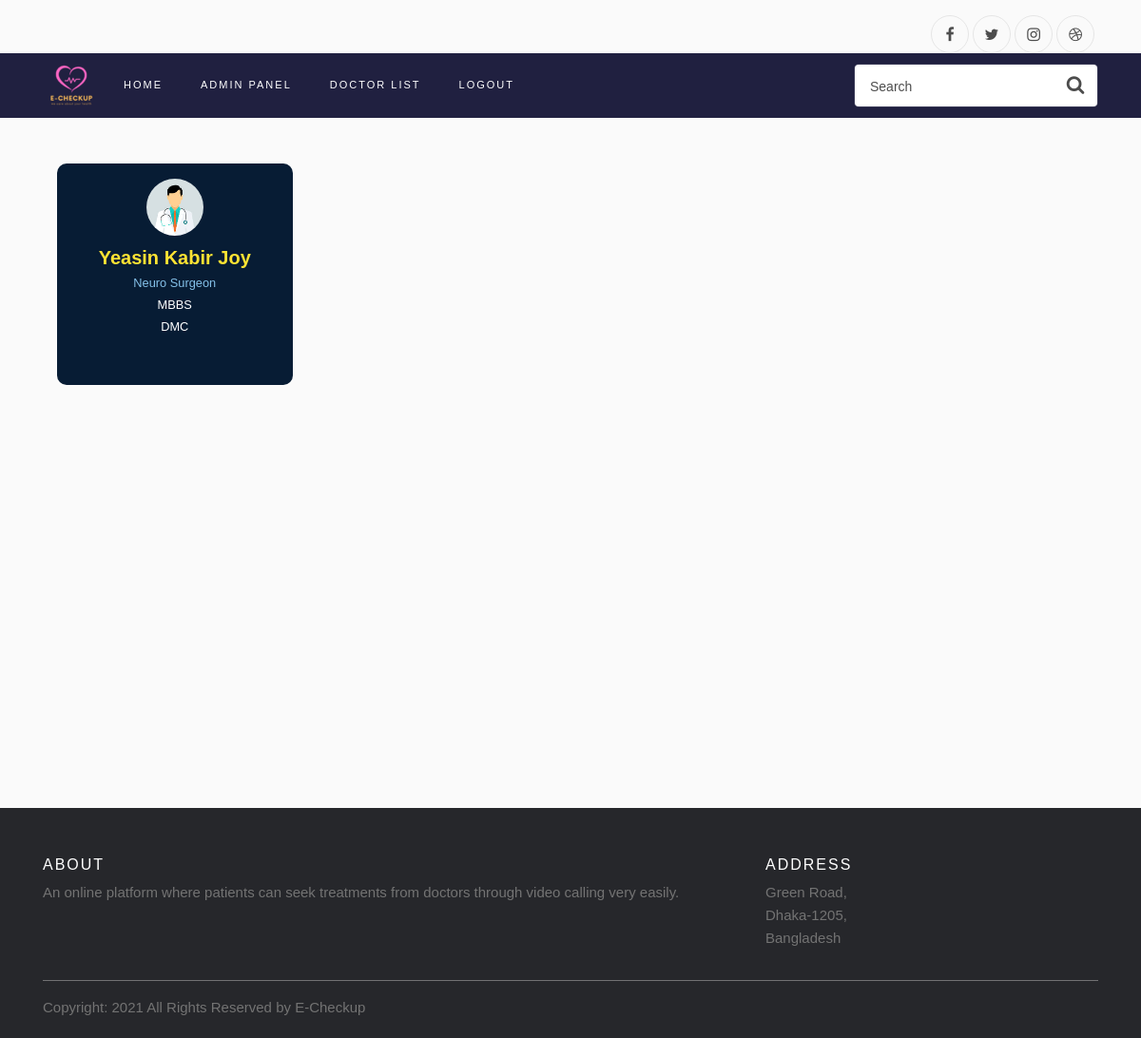
The app's page /doctor_list/ (signed in) with its own data.
### userManagement/models.py (models this page shows, shortened)
class DoctorProfile(models.Model):
    image = models.ImageField(upload_to='doctor/', blank=True, null=True, default="doctor/default_icon.png",)
    user = models.ForeignKey(User, default=None, on_delete=models.CASCADE)
    name = models.CharField(max_length=50,blank=True,null=True)
    email = models.EmailField(blank=True,null=True)
    status = models.BooleanField(blank=True,null=True,default=True)
    degree = models.CharField(max_length=500,blank=True,null=True)
    hospital_name = models.CharField(max_length=100,blank=True,null=True)
    speciality = models.CharField(max_length=100,blank=True,null=True)
    day = models.CharField(max_length=50, blank=True, null=True)
    time = models.CharField(max_length=50, blank=True, null=True)
    def create_user_profile(sender, instance, created, **kwargs):
        if created and instance.type == Types.Doctor:
            DoctorProfile.objects.create(user=instance)
    post_save.connect(create_user_profile, sender=Doctor)

### userManagement/views.py (the view)
# urls.py: path('doctor_list/',userView.doctor_list,name='doctor_list'),
def doctor_list(request):
    if request.method == "POST":
        doctors = DoctorProfile.objects.filter(Q(name__icontains=request.POST['search']) | Q(speciality__icontains=request.POST['search']) | Q(hospital_name__icontains=request.POST['search']))
    else:
        doctors = DoctorProfile.objects.all()
    context={
        'doctors':doctors
    }
    return render(request, 'userManagement/doctorList.html', context)

### userManagement/context.py (called while the page is built, shortened)
def verifiedUser(request):
    usertype = ''
    userStatus=''
    if request.user.is_authenticated:
        if request.user.type == 'DOCTOR':
            usertype = 'DOCTOR'
        else:
            usertype = "ADMIN"
    context = {
        'userStatus': userStatus,
        'usertype' : usertype
    }
    return context

### templates/userManagement/doctorList.html (shortened to what this page needs)
{% extends 'base.html' %}
{% load static %}
{% block content %}
    <div class="container mt-5 mb-5">
        <div class="row g-2">
            {% for d in  doctors %}
                {% if  d.name is not None %}
                    <div class="col-md-3" style="margin-bottom: 10px;">
                        <div class="card p-2 py-3 text-center" style="background: #071c34; height: 100%; color:white;">
                            <div class="img mb-2"><img src="{{ d.image.url }}" width="60" height="60"
                                                       class="rounded-circle"></div>
                            <h5 class="mb-0" style="color: #FFE333 "><b>{{ d.name }}</b></h5> <small style="color:#85C1E9;">{{ d.speciality }}</small>
                            <small>{{ d.degree }}</small>
                            <small>{{ d.hospital_name }}</small>
                        </div>
                    </div>
                {% endif %}
            {% endfor %}
        </div>
    </div>
{% endblock content %}

### templates/base.html (style rules this page uses)
.card { border: none; border-radius: 10px; transition: all 1s; cursor: pointer; margin-bottom: 10px; }

### records on screen
DoctorProfile: image (picture), name "Yeasin Kabir Joy", speciality "Neuro Surgeon", degree "MBBS", hospital_name "DMC"
